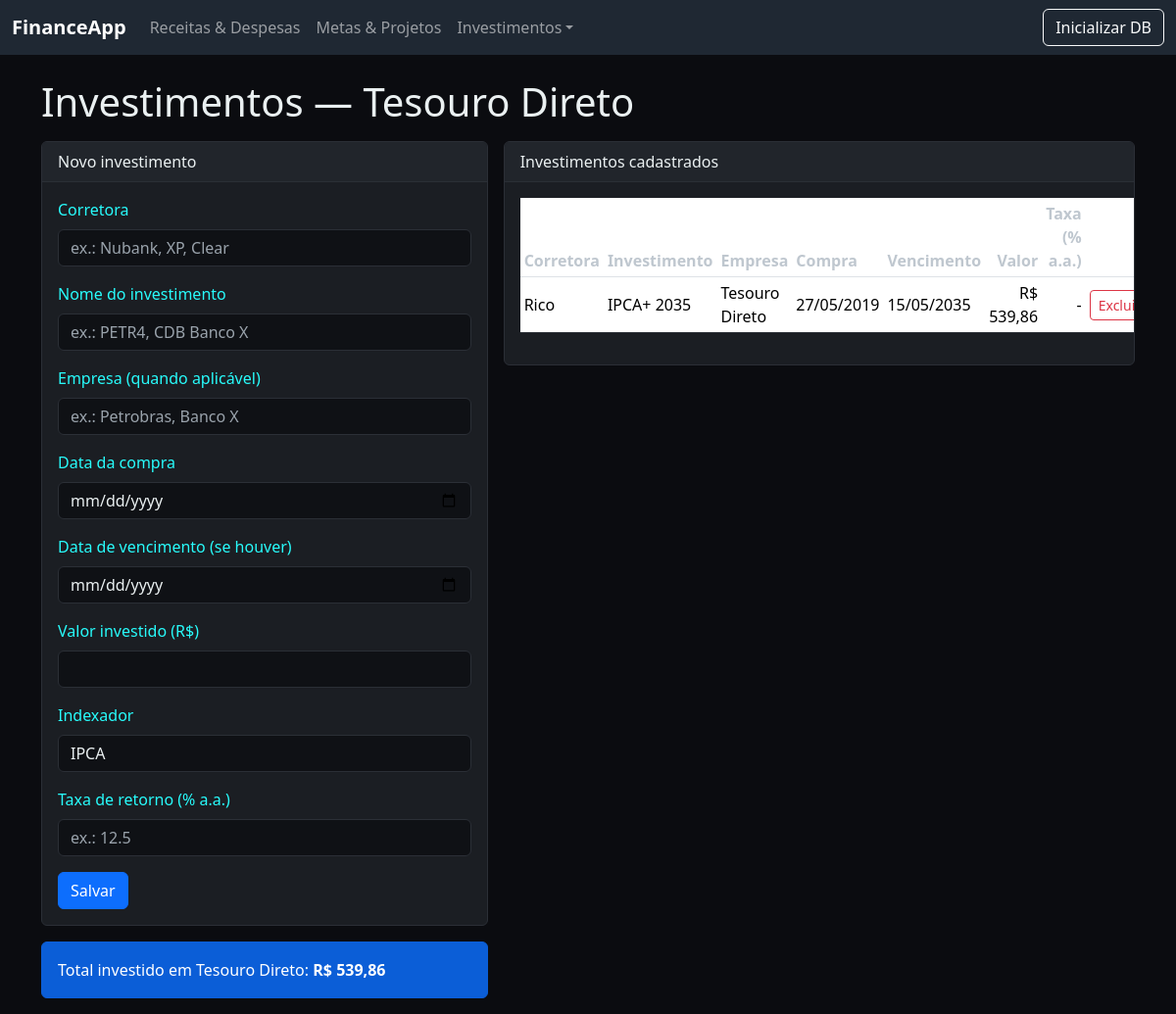
/investimentos/tesouro_direto, run on the app's committed database.
### app.py (models this page shows)
class Investment(db.Model):
    __tablename__ = 'investments'
    id = db.Column(db.Integer, primary_key=True)
    categoria = db.Column(db.String(50), nullable=False)  # 'acoes', 'renda_fixa', 'tesouro_direto', 'fiis'
    corretora = db.Column(db.String(100), nullable=True)
    nome_investimento = db.Column(db.String(200), nullable=False)
    nome_empresa = db.Column(db.String(200), nullable=True)
    data_compra = db.Column(db.Date, nullable=True)
    data_vencimento = db.Column(db.Date, nullable=True)
    valor_investido = db.Column(db.Float, nullable=False, default=0.0)
    taxa_retorno = db.Column(db.Float, nullable=True)  # em % ao ano, quando aplicável
    cd_indexer = db.Column(db.String(40), nullable=True)

### app.py (the view, shortened to what this page needs)
@app.route('/investimentos/<categoria>', methods=['GET', 'POST'])
def investimentos(categoria):
    if categoria not in CATEGORIAS_VALIDAS:
        flash('Categoria inválida.', 'danger')
        return redirect(url_for('dashboard'))
    investimentos = Investment.query.filter_by(categoria=categoria).order_by(Investment.data_compra.desc().nullsLast()).all() if hasattr(db.text(''), 'nullsLast') else Investment.query.filter_by(categoria=categoria).all()
    total_categoria = sum(i.valor_investido for i in investimentos)
    index_invest = Indexer.query.all()
    return render_template('investimentos.html', investimentos=investimentos, categoria=categoria, total_categoria=total_categoria, index_invest=index_invest,)

### app.py (called while the page is built)
def money(n):
    return f"R$ {n:,.2f}".replace(",", "X").replace(".", ",").replace("X", ".")

### templates/investimentos.html
{% extends "base.html" %}
{% block content %}
{% set label = {'acoes':'A\u00E7\u00F5es','renda_fixa':'Renda Fixa','tesouro_direto':'Tesouro Direto','fiis':'FIIs'}[categoria] %}
<h1 class="mb-3">Investimentos — {{ label }}</h1>
<div class="row g-3">
  <div class="col-md-5">
    <div class="card">
      <div class="card-header">Novo investimento</div>
      <div class="card-body">
        <form method="post">
          <div class="mb-3">
            <label class="form-label">Corretora</label>
            <input class="form-control" name="corretora" placeholder="ex.: Nubank, XP, Clear">
          </div>
          <div class="mb-3">
            <label class="form-label">Nome do investimento</label>
            <input class="form-control" name="nome_investimento" required placeholder="ex.: PETR4, CDB Banco X">
          </div>
          <div class="mb-3">
            <label class="form-label">Empresa (quando aplicável)</label>
            <input class="form-control" name="nome_empresa" placeholder="ex.: Petrobras, Banco X">
          </div>
          <div class="mb-3">
            <label class="form-label">Data da compra</label>
            <input type="date" class="form-control" name="data_compra">
          </div>
          <div class="mb-3">
            <label class="form-label">Data de vencimento (se houver)</label>
            <input type="date" class="form-control" name="data_vencimento">
          </div>
          <div class="mb-3">
            <label class="form-label">Valor investido (R$)</label>
            <input type="number" step="0.01" class="form-control" name="valor_investido" required>
          </div>
          <div class="mb-3">
            <label class="form-label">Indexador</label>
            <select step="0.0001" class="form-control" name="indexador" placeholder="Informe o indexador de juros">
              {% for indexer in index_invest %}
              <option>{{ indexer.name_indexer }}</option>
              {% endfor %}
            </select>
          </div>
          <div class="mb-3">
            <label class="form-label">Taxa de retorno (% a.a.)</label>
            <input type="number" step="0.0001" class="form-control" name="taxa_retorno" placeholder="ex.: 12.5">
          </div>
          <button class="btn btn-primary">Salvar</button>
        </form>
      </div>
    </div>
    <div class="mt-3">
      <div class="alert alert-info">Total investido em {{ label }}: <strong>{{ total_categoria|money }}</strong></div>
    </div>
  </div>
  <div class="col-md-7">
    <div class="card">
      <div class="card-header">Investimentos cadastrados</div>
      <div class="card-body table-responsive">
        <table class="table table-sm align-middle">
          <thead>
            <tr>
              <th>Corretora</th><th>Investimento</th><th>Empresa</th><th>Compra</th><th>Vencimento</th><th class="text-end">Valor</th><th class="text-end">Taxa (% a.a.)</th><th></th>
            </tr>
          </thead>
          <tbody>
            {% for i in investimentos %}
            <tr>
              <td>{{ i.corretora or '-' }}</td>
              <td>{{ i.nome_investimento }}</td>
              <td>{{ i.nome_empresa or '-' }}</td>
              <td>{{ i.data_compra.strftime('%d/%m/%Y') if i.data_compra else '-' }}</td>
              <td>{{ i.data_vencimento.strftime('%d/%m/%Y') if i.data_vencimento else '-' }}</td>
              <td class="text-end">{{ i.valor_investido|money }}</td>
              <td class="text-end">{{ ('%.4f' % i.taxa_retorno) if i.taxa_retorno is not none else '-' }}</td>
              <td class="text-end">
                <form method="post" action="{{ url_for('excluir_investimento', iid=i.id) }}" onsubmit="return confirm('Excluir este investimento?')">
                  <button class="btn btn-sm btn-outline-danger">Excluir</button>
                </form>
              </td>
            </tr>
            {% endfor %}
          </tbody>
        </table>
      </div>
    </div>
  </div>
</div>
{% endblock %}

### static/styles.css (style rules this page uses)
body { background: #0b0c10; color: #eaf0f1; }
.card { background: #1b1e23; border: 1px solid #2b2f36; color:#28fbfb }
.card-header { background: #21252b; color: #eaf0f1; border-bottom: 1px solid #2b2f36; }
.table { color: #eaf0f1; }
.table thead th { color: #bfc7cf; }
.table tbody tr { border-color: #2b2f36 }
.alert-info { background: #0b5ed7; border-color: #0b5ed7; color: #fff; }
.btn-outline-danger { border-color: #dc3545; color: #dc3545; }
.form-control, .form-select { background: #0f1115; color: #eaf0f1; border: 1px solid #2b2f36; }
.form-control::placeholder { color: #9aa3ac; }

### data on the page
Investment: nome_empresa "Tesouro Direto", corretora "Rico", nome_investimento "IPCA+ 2035", data_compra "27/05/2019", data_vencimento "15/05/2035", valor_investido "R$ 539,86", taxa_retorno "-"

### other printed values
{{ total_categoria|money }} "R$ 539,86"
form field indexador "IPCA"
